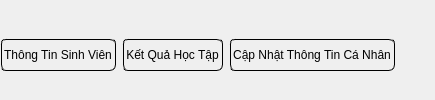
              <widget class="QWidget" name="widget" native="true">
               <property name="sizePolicy">
                <sizepolicy hsizetype="Expanding" vsizetype="Expanding">
                 <horstretch>0</horstretch>
                 <verstretch>0</verstretch>
                </sizepolicy>
               </property>
               <property name="styleSheet">
                <string notr="true">height : 25</string>
               </property>
               <layout class="QHBoxLayout" name="horizontalLayout_6">
                <property name="leftMargin">
                 <number>0</number>
                </property>
                <property name="rightMargin">
                 <number>0</number>
                </property>
                <property name="bottomMargin">
                 <number>1</number>
                </property>
                <item>
                 <widget class="QPushButton" name="pushButton_information">
                  <property name="sizePolicy">
                   <sizepolicy hsizetype="Fixed" vsizetype="Fixed">
                    <horstretch>0</horstretch>
                    <verstretch>0</verstretch>
                   </sizepolicy>
                  </property>
                  <property name="focusPolicy">
                   <enum>Qt::NoFocus</enum>
                  </property>
                  <property name="styleSheet">
                   <string notr="true">border-style : groove;
border-width : 2px;
border-radius : 6px;
padding : 2px;</string>
                  </property>
                  <property name="text">
                   <string>Thông Tin Sinh Viên</string>
                  </property>
                  <property name="icon">
                   <iconset resource="image.qrc">
                    <normaloff>:/icon-file/information_standard.png</normaloff>:/icon-file/information_standard.png</iconset>
                  </property>
                  <property name="autoDefault">
                   <bool>true</bool>
                  </property>
                 </widget>
                </item>
                <item>
                 <widget class="QPushButton" name="pushButton_mark">
                  <property name="sizePolicy">
                   <sizepolicy hsizetype="Fixed" vsizetype="Fixed">
                    <horstretch>0</horstretch>
                    <verstretch>0</verstretch>
                   </sizepolicy>
                  </property>
                  <property name="focusPolicy">
                   <enum>Qt::NoFocus</enum>
                  </property>
                  <property name="styleSheet">
                   <string notr="true">border-style : groove;
border-width : 2px;
border-radius : 6px;
padding : 2px;</string>
                  </property>
                  <property name="text">
                   <string>Kết Quả Học Tập</string>
                  </property>
                  <property name="icon">
                   <iconset resource="image.qrc">
                    <normaloff>:/icon-file/result_pic_standard.png</normaloff>:/icon-file/result_pic_standard.png</iconset>
                  </property>
                  <property name="autoDefault">
                   <bool>true</bool>
                  </property>
                 </widget>
                </item>
                <item>
                 <widget class="QPushButton" name="pushButton_updateInfor">
                  <property name="sizePolicy">
                   <sizepolicy hsizetype="Fixed" vsizetype="Fixed">
                    <horstretch>0</horstretch>
                    <verstretch>0</verstretch>
                   </sizepolicy>
                  </property>
                  <property name="minimumSize">
                   <size>
                    <width>0</width>
                    <height>0</height>
                   </size>
                  </property>
                  <property name="focusPolicy">
                   <enum>Qt::NoFocus</enum>
                  </property>
                  <property name="styleSheet">
                   <string notr="true">border-style : groove;
border-width : 2px;
border-radius : 6px;
padding : 2px;
</string>
                  </property>
                  <property name="text">
                   <string>Cập Nhật Thông Tin Cá Nhân</string>
                  </property>
                  <property name="icon">
                   <iconset resource="image.qrc">
                    <normaloff>:/icon-file/updated_standard.png</normaloff>:/icon-file/updated_standard.png</iconset>
                  </property>
                  <property name="autoDefault">
                   <bool>true</bool>
                  </property>
                 </widget>
                </item>
                <item>
                 <spacer name="horizontalSpacer_5">
                  <property name="orientation">
                   <enum>Qt::Horizontal</enum>
                  </property>
                  <property name="sizeHint" stdset="0">
                   <size>
                    <width>40</width>
                    <height>20</height>
                   </size>
                  </property>
                 </spacer>
                </item>
               </layout>
              </widget>
